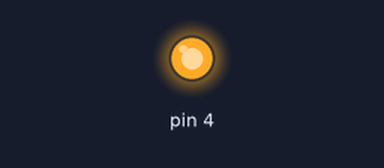
The sketch below on a simulated Arduino Uno, built with avr-gcc and run on an emulated ATmega328P. On the bench: output pins drawn as LEDs (lit = HIGH).

Above: at 0.1 s.
Timing chart, 0 to 1.6 s (numbered marks = the images above):
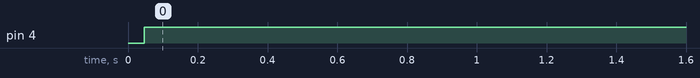

The sketch:

due_sw_uart_TX.ino
```cpp
#include "sw_uart.h"

due_sw_uart uart;

void setup() {
  Serial.begin(9600);
  sw_uart_setup(&uart, 4, 1, 8, SW_UART_EVEN_PARITY);
}

void loop() {
  write_test();
  delay(5000);
}

void write_test(){
  sw_uart_write_byte(&uart, 'a');
}
```

sw_uart.cpp
```cpp
#include "sw_uart.h"
#pragma GCC optimize ("-O3")

void sw_uart_setup(due_sw_uart *uart, int tx, int stopbits, int databits, int paritybit) {

  uart->pin_tx     = tx;
  uart->stopbits   = stopbits;
  uart->paritybit  = paritybit;
  uart->databits   = databits;
  pinMode(tx, OUTPUT);

}

int calc_even_parity(char data) {
  int ones = 0;

  for(int i = 0; i < 8; i++) {
    ones += (data >> i) & 0x01;
  }

  return ones % 2;
}

void sw_uart_write_byte(due_sw_uart *uart, char data){
  int parity = calc_even_parity(data);

  digitalWrite(uart->pin_tx, LOW);
  _sw_uart_wait_T(uart);

  for (int i=0; i<8; i++){
    digitalWrite(uart->pin_tx,(data >> i & 0x01));
    _sw_uart_wait_T(uart);
  }

  digitalWrite(uart->pin_tx,parity);
  _sw_uart_wait_T(uart);

  digitalWrite(uart->pin_tx, HIGH);
  _sw_uart_wait_T(uart);
}


// MCK 21MHz
void _sw_uart_wait_half_T(due_sw_uart *uart) {
  for(int i = 0; i < 1093; i++)
    asm("NOP");
}

void _sw_uart_wait_T(due_sw_uart *uart) {
  _sw_uart_wait_half_T(uart);
  _sw_uart_wait_half_T(uart);
}
```

sw_uart.h
```cpp
#ifndef SW_UART_HEADER
#define SW_UART_HEADER

#include <Arduino.h>

struct due_sw_uart {
  int pin_rx;
  int pin_tx;
  int baudrate;
  int stopbits;
  int paritybit;
    int databits;
};

typedef struct due_sw_uart due_sw_uart;

#define SW_UART_SUCCESS       0
#define SW_UART_ERROR_FRAMING 112
#define SW_UART_ERROR_PARITY  2
#define SW_UART_NO_PARITY     0
#define SW_UART_ODD_PARITY    1
#define SW_UART_EVEN_PARITY   2


void sw_uart_setup(due_sw_uart *uart, int tx,  int stopbits, int databits, int paritybit);
void sw_uart_write_data(due_sw_uart *uart, char* bufferData, int writeN);
void sw_uart_write_string(due_sw_uart *uart, char* stringData);
int  sw_uart_receive_byte(due_sw_uart *uart, char* data);
void sw_uart_write_byte(due_sw_uart *uart, char data);

void _sw_uart_wait_half_T(due_sw_uart *uart);
void _sw_uart_wait_T(due_sw_uart *uart);

#endif
```

Measured:
- by itself, pin 4: LOW → HIGH at 0.05 s
